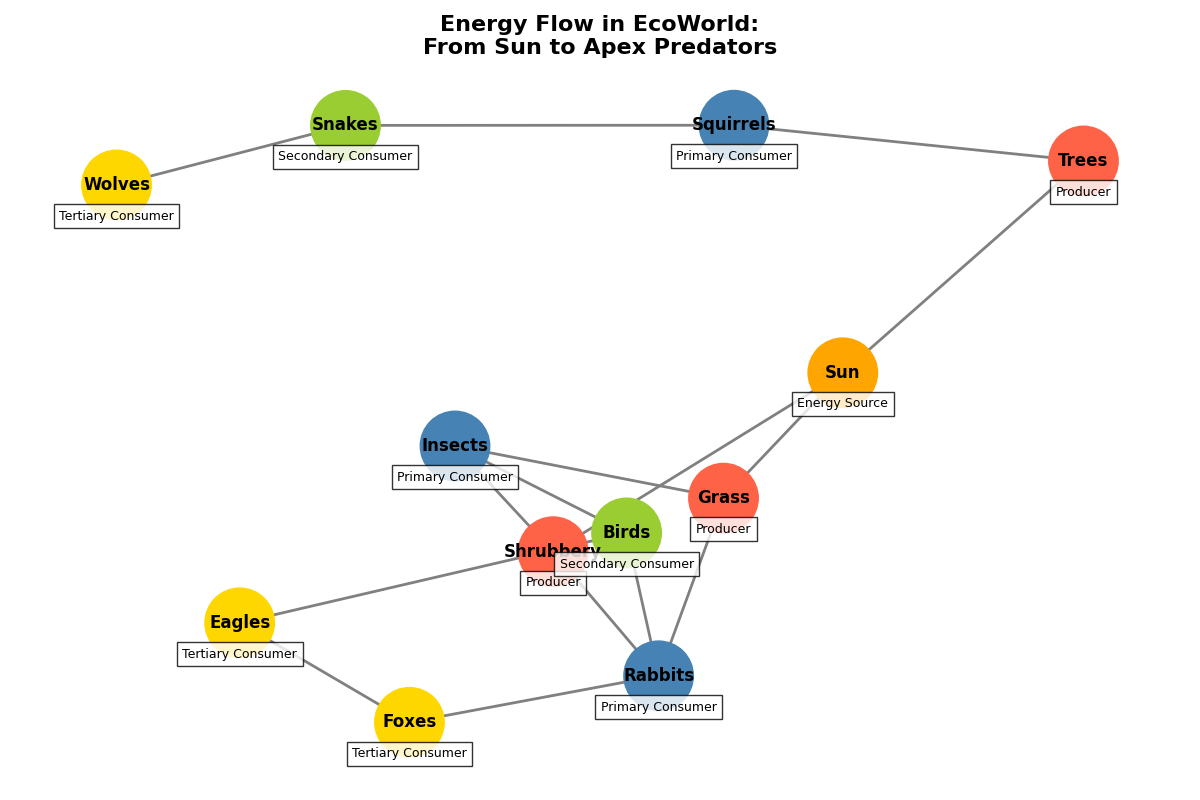

Python code for this plot:
import matplotlib.pyplot as plt
import networkx as nx

nodes = {
    "Sun": "Energy Source",
    "Grass": "Producer",
    "Shrubbery": "Producer",
    "Trees": "Producer",  # New Producer
    "Insects": "Primary Consumer",
    "Rabbits": "Primary Consumer",
    "Squirrels": "Primary Consumer",  # New Primary Consumer
    "Birds": "Secondary Consumer",
    "Snakes": "Secondary Consumer",  # New Secondary Consumer
    "Foxes": "Tertiary Consumer",
    "Wolves": "Tertiary Consumer",  # New Tertiary Consumer
    "Eagles": "Tertiary Consumer",
}

edges = [
    ("Sun", "Grass"),
    ("Sun", "Shrubbery"),
    ("Sun", "Trees"),  # New edge
    ("Grass", "Insects"),
    ("Shrubbery", "Insects"),
    ("Trees", "Squirrels"),  # New edge
    ("Grass", "Rabbits"),
    ("Shrubbery", "Rabbits"),
    ("Insects", "Birds"),
    ("Squirrels", "Snakes"),  # New edge
    ("Rabbits", "Birds"),
    ("Rabbits", "Foxes"),
    ("Snakes", "Wolves"),  # New edge
    ("Birds", "Eagles"),
    ("Foxes", "Eagles"),
]

G = nx.DiGraph()
G.add_nodes_from(nodes)
G.add_edges_from(edges)

pos = nx.spring_layout(G, k=0.5, iterations=50)

color_map = {
    "Energy Source": "orange",
    "Producer": "#FF6347",
    "Primary Consumer": "#4682B4",
    "Secondary Consumer": "#9ACD32",
    "Tertiary Consumer": "#FFD700",
}

node_colors = [color_map[nodes[node]] for node in G.nodes()]

plt.figure(figsize=(12, 8))
nx.draw_networkx_nodes(G, pos, node_color=node_colors, node_size=2500)
nx.draw_networkx_edges(G, pos, edge_color='gray', arrows=True, arrowsize=20, width=2)
nx.draw_networkx_labels(G, pos, font_size=12, font_weight='bold', font_color='black')

plt.title("Energy Flow in EcoWorld:\nFrom Sun to Apex Predators", fontsize=16, fontweight='bold')

labels_legend = {node: role for node, role in nodes.items()}
for node, (x, y) in pos.items():
    plt.text(x, y - 0.1, labels_legend[node], fontsize=9, ha='center', va='center', bbox=dict(facecolor='white', alpha=0.8))

plt.axis('off')
plt.tight_layout()
plt.show()
